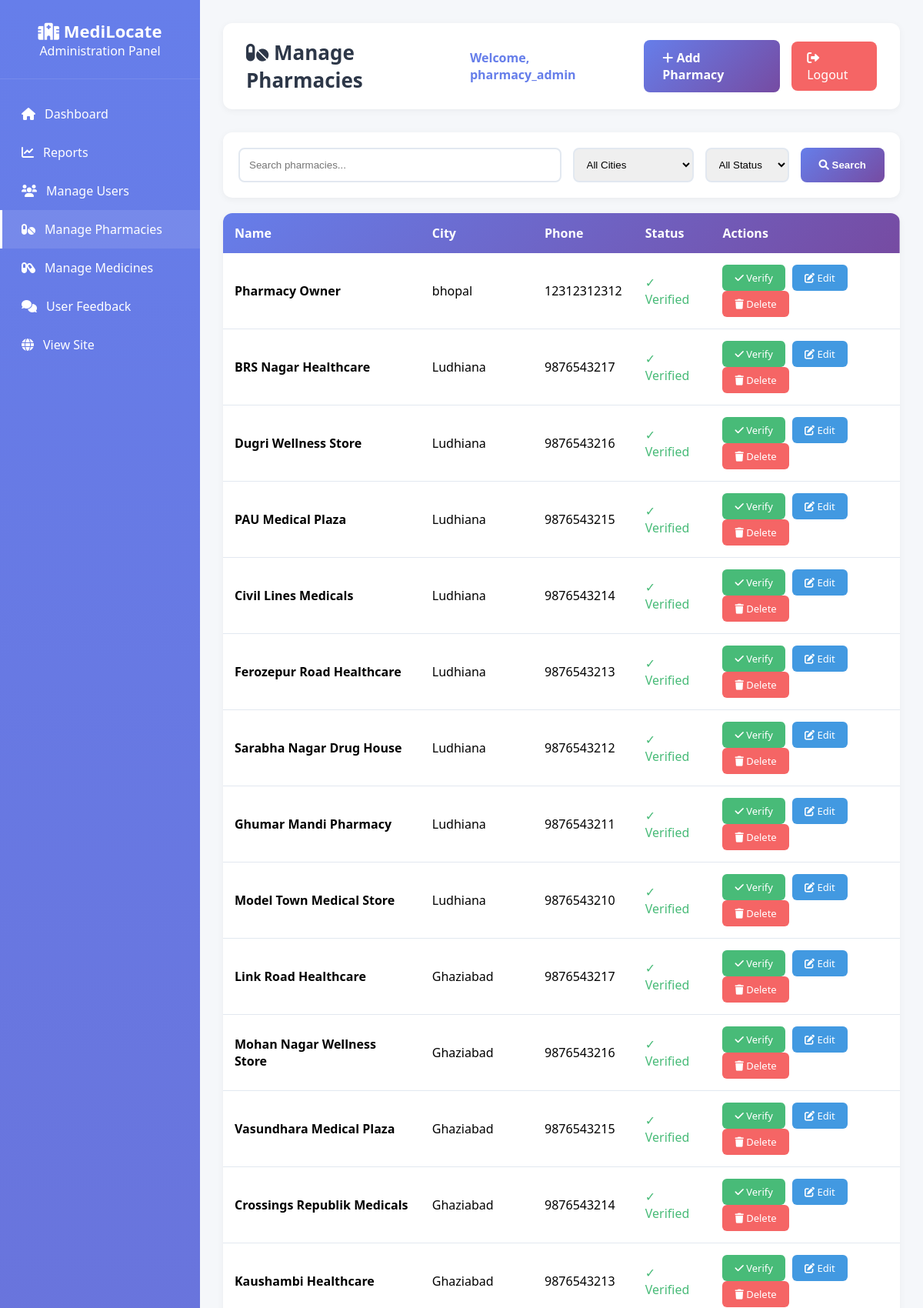
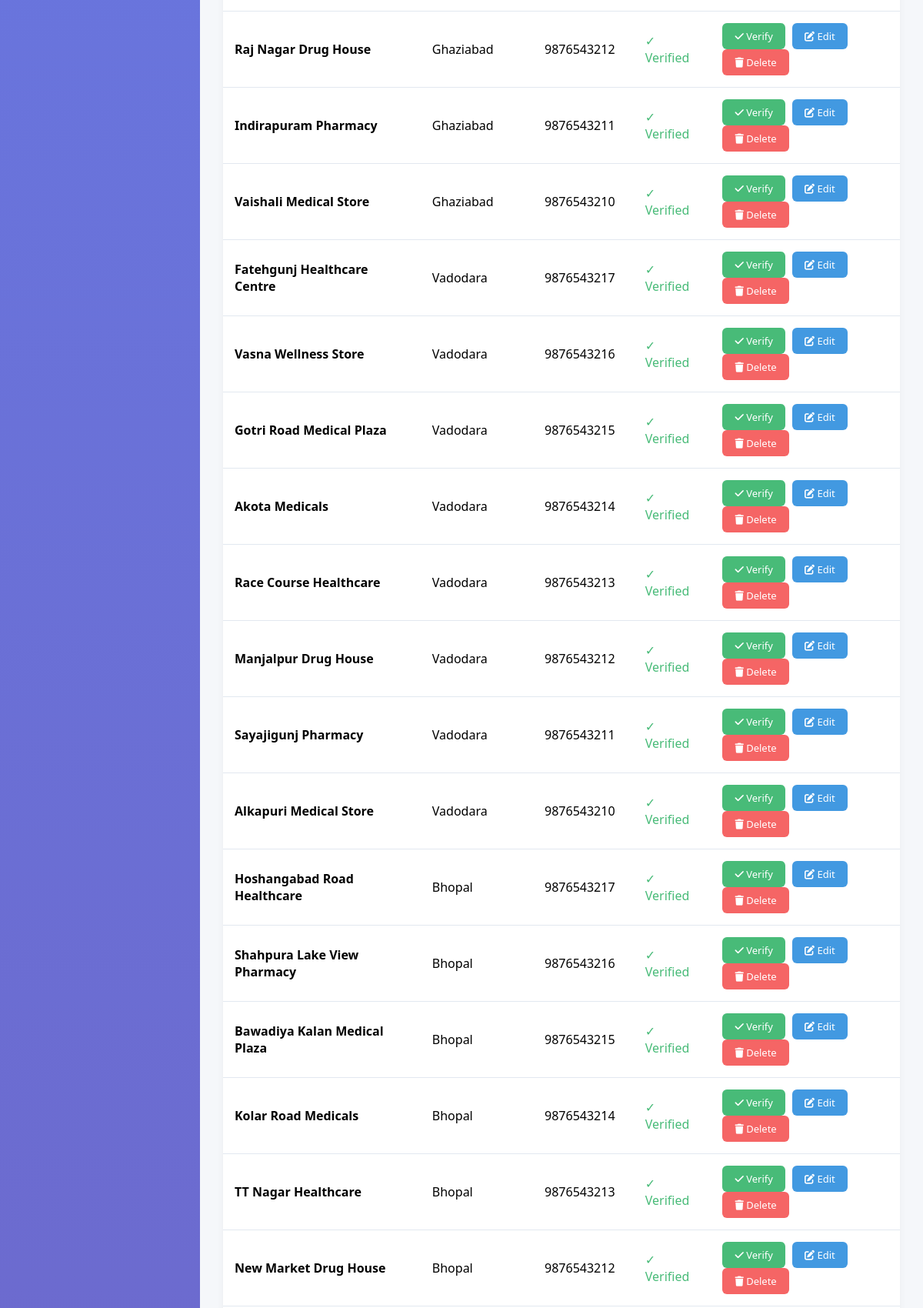
Page /admin-ml/pharmacies/ (signed in, upper part) on the committed database (2 pictures, top to bottom).
### webapp/models.py (models this page shows, shortened)
class Pharmacy(models.Model):
    name = models.CharField(max_length=255, db_index=True)
    address = models.TextField()
    city = models.CharField(max_length=100, blank=True)
    phone = models.CharField(max_length=17)
    latitude = models.FloatField(db_index=True)
    longitude = models.FloatField(db_index=True)
    owner = models.ForeignKey(User, on_delete=models.CASCADE, related_name='pharmacies')
    verified = models.BooleanField(default=False, db_index=True)
    google_place_id = models.CharField(max_length=255, blank=True)
    rating = models.FloatField(default=0.0, validators=[MinValueValidator(0.0)])
    created_at = models.DateTimeField(auto_now_add=True)
    updated_at = models.DateTimeField(auto_now=True)
    class Meta:
        ordering = ['-verified', 'name']
        indexes = [
            models.Index(fields=['latitude', 'longitude']),
            models.Index(fields=['verified', 'latitude', 'longitude']),
        ]

### webapp/admin_views.py (the view, shortened to what this page needs)
# urls.py: path('admin-ml/pharmacies/', admin_views.admin_pharmacies, name='admin_pharmacies'),
@login_required
@user_passes_test(is_admin)
def admin_pharmacies(request):
    pharmacies = Pharmacy.objects.all().order_by('-created_at')
    cities = Pharmacy.objects.values_list('city', flat=True).distinct().order_by('city')
    search = request.GET.get('search', '')
    city_filter = request.GET.get('city', '')
    if city_filter:
        pharmacies = pharmacies.filter(city=city_filter)
    verified_filter = request.GET.get('verified', '')
    if verified_filter:
        if verified_filter == 'true':
            pharmacies = pharmacies.filter(verified=True)
        elif verified_filter == 'false':
            pharmacies = pharmacies.filter(verified=False)
    paginator = Paginator(pharmacies, 100)
    page = request.GET.get('page', 1)
    pharmacies_page = paginator.get_page(page)
    context = {
        'pharmacies': pharmacies_page,
        'search': search,
        'verified_filter': verified_filter,
        'city_filter': city_filter,
        'cities': cities,
        'admin_user': request.user,
    }
    return render(request, 'admin/pharmacies.html', context)

### webapp/admin_views.py (called while the page is built)
def is_admin(user):
    if not user.is_authenticated:
        return False
    return user.is_staff or (hasattr(user, 'profile') and user.profile.role == 'ADMIN')

### webapp/templates/admin/pharmacies.html (shortened to what this page needs)
{% load static %}
<!DOCTYPE html>
<html lang="en">
<head>
    <link rel="stylesheet" href="https://cdnjs.cloudflare.com/ajax/libs/font-awesome/6.0.0/css/all.min.css">
</head>
<body>
    <div class="sidebar">
        <div class="sidebar-header"><h2><i class="fas fa-hospital"></i> MediLocate</h2><p>Administration Panel</p></div>
        <nav class="sidebar-menu">
            <a href="{% url 'admin_dashboard_main' %}" class="menu-item"><i class="fas fa-home"></i><span>Dashboard</span></a>
            <a href="{% url 'admin_reports' %}" class="menu-item"><i class="fas fa-chart-line"></i><span>Reports</span></a>
            <a href="{% url 'admin_users' %}" class="menu-item"><i class="fas fa-users"></i><span>Manage Users</span></a>
            <a href="{% url 'admin_pharmacies' %}" class="menu-item active"><i class="fas fa-pills"></i><span>Manage Pharmacies</span></a>
            <a href="{% url 'admin_medicines' %}" class="menu-item"><i class="fas fa-capsules"></i><span>Manage Medicines</span></a>
            <a href="{% url 'admin_feedback' %}" class="menu-item"><i class="fas fa-comments"></i><span>User Feedback</span></a>
            <a href="{% url 'home' %}" class="menu-item"><i class="fas fa-globe"></i><span>View Site</span></a>
        </nav>
    </div>
    <div class="main-content">
        <div class="top-bar">
            <h1><i class="fas fa-pills"></i> Manage Pharmacies</h1>
            <div style="display: flex; gap: 15px; align-items: center;">
                <span style="color: #667eea; font-weight: 600;">Welcome, {{ admin_user.username }}</span>
                <a href="{% url 'admin_pharmacy_add' %}" class="btn-add"><i class="fas fa-plus"></i> Add Pharmacy</a>
                <a href="{% url 'admin_logout' %}" class="logout-btn"><i class="fas fa-sign-out-alt"></i> Logout</a>
            </div>
        </div>
        <div class="search-bar">
            <form method="GET" style="display: flex; gap: 15px; width: 100%;">
                <input type="text" name="search" placeholder="Search pharmacies..." value="{{ search }}" style="flex: 1;">
                <select name="city" style="min-width: 150px;">
                    <option value="">All Cities</option>
                </select>
                <select name="verified">
                    <option value="">All Status</option>
                </select>
                <button type="submit" class="btn-search"><i class="fas fa-search"></i> Search</button>
            </form>
        </div>
        <div class="table-container">
            <table>
                <thead><tr><th>Name</th><th>City</th><th>Phone</th><th>Status</th><th>Actions</th></tr></thead>
                <tbody>
                    {% for pharmacy in pharmacies %}
                    <tr>
                        <td><strong>{{ pharmacy.name }}</strong></td>
                        <td>{{ pharmacy.city }}</td>
                        <td>{{ pharmacy.phone }}</td>
                        <td>{% if pharmacy.verified %}<span style="color: #48bb78;">✓ Verified</span>{% else %}<span style="color: #ed8936;">⏱ Pending</span>{% endif %}</td>
                        <td>
                            <a href="{% url 'admin_pharmacy_verify' pharmacy.id %}" class="btn btn-verify"><i class="fas fa-check"></i> Verify</a>
                            <a href="{% url 'admin_pharmacy_edit' pharmacy.id %}" class="btn btn-edit"><i class="fas fa-edit"></i> Edit</a>
                            <a href="{% url 'admin_pharmacy_delete' pharmacy.id %}" class="btn btn-delete"><i class="fas fa-trash"></i> Delete</a>
                        </td>
                    </tr>
                    {% empty %}
                    <tr><td colspan="5" style="text-align: center; padding: 40px;">No pharmacies found</td></tr>
                    {% endfor %}
                </tbody>
            </table>
        </div>
    </div>
</body>
</html>

### webapp/templates/admin/pharmacies.html (style rules this page uses)
* { margin: 0; padding: 0; box-sizing: border-box; }
body { font-family: 'Segoe UI', sans-serif; background: #f5f7fa; }
.sidebar { position: fixed; left: 0; top: 0; bottom: 0; width: 260px; background: linear-gradient(180deg, #667eea 0%, #764ba2 100%); color: white; overflow-y: auto; }
.sidebar-header { padding: 25px 20px; text-align: center; border-bottom: 1px solid rgba(255,255,255,0.1); }
.sidebar-header h2 { font-size: 22px; }
.sidebar-menu { padding: 20px 0; }
.menu-item { padding: 14px 25px; display: flex; align-items: center; gap: 12px; color: white; text-decoration: none; transition: all 0.3s; border-left: 3px solid transparent; }
.menu-item:hover, .menu-item.active { background: rgba(255,255,255,0.1); border-left-color: white; }
.main-content { margin-left: 260px; padding: 30px; }
.top-bar { background: white; padding: 20px 30px; border-radius: 12px; box-shadow: 0 2px 10px rgba(0,0,0,0.05); display: flex; justify-content: space-between; margin-bottom: 30px; }
.top-bar h1 { font-size: 26px; color: #2d3748; }
.logout-btn { padding: 10px 20px; background: #f56565; color: white; border: none; border-radius: 8px; text-decoration: none; }
.search-bar { background: white; padding: 20px; border-radius: 12px; box-shadow: 0 2px 10px rgba(0,0,0,0.05); margin-bottom: 20px; display: flex; gap: 15px; }
.search-bar input, .search-bar select { padding: 12px; border: 2px solid #e2e8f0; border-radius: 8px; }
.btn-search, .btn-add { padding: 12px 24px; background: linear-gradient(135deg, #667eea, #764ba2); color: white; border: none; border-radius: 8px; cursor: pointer; font-weight: 600; text-decoration: none; display: inline-block; }
.table-container { background: white; border-radius: 12px; box-shadow: 0 2px 10px rgba(0,0,0,0.05); overflow: hidden; }
table { width: 100%; border-collapse: collapse; }
thead { background: linear-gradient(135deg, #667eea, #764ba2); color: white; }
th, td { padding: 15px; text-align: left; }
td { border-bottom: 1px solid #e2e8f0; }
.btn { padding: 8px 16px; border: none; border-radius: 6px; text-decoration: none; display: inline-block; font-size: 13px; margin-right: 5px; }
.btn-verify { background: #48bb78; color: white; }
.btn-edit { background: #4299e1; color: white; }
.btn-delete { background: #f56565; color: white; }

### rows in the picture
Pharmacy: name "Pharmacy Owner", city "bhopal", phone "12312312312", verified "✓ Verified"
Pharmacy: name "BRS Nagar Healthcare", city "Ludhiana", phone "9876543217", verified "✓ Verified"
Pharmacy: name "Dugri Wellness Store", city "Ludhiana", phone "9876543216", verified "✓ Verified"
Pharmacy: name "PAU Medical Plaza", city "Ludhiana", phone "9876543215", verified "✓ Verified"
Pharmacy: name "Civil Lines Medicals", city "Ludhiana", phone "9876543214", verified "✓ Verified"
Pharmacy: name "Ferozepur Road Healthcare", city "Ludhiana", phone "9876543213", verified "✓ Verified"
Pharmacy: name "Sarabha Nagar Drug House", city "Ludhiana", phone "9876543212", verified "✓ Verified"
Pharmacy: name "Ghumar Mandi Pharmacy", city "Ludhiana", phone "9876543211", verified "✓ Verified"
Pharmacy: name "Model Town Medical Store", city "Ludhiana", phone "9876543210", verified "✓ Verified"
Pharmacy: name "Link Road Healthcare", city "Ghaziabad", phone "9876543217", verified "✓ Verified"
Pharmacy: name "Mohan Nagar Wellness Store", city "Ghaziabad", phone "9876543216", verified "✓ Verified"
Pharmacy: name "Vasundhara Medical Plaza", city "Ghaziabad", phone "9876543215", verified "✓ Verified"
Pharmacy: name "Crossings Republik Medicals", city "Ghaziabad", phone "9876543214", verified "✓ Verified"
Pharmacy: name "Kaushambi Healthcare", city "Ghaziabad", phone "9876543213", verified "✓ Verified"
Pharmacy: name "Raj Nagar Drug House", city "Ghaziabad", phone "9876543212", verified "✓ Verified"
Pharmacy: name "Indirapuram Pharmacy", city "Ghaziabad", phone "9876543211", verified "✓ Verified"
Pharmacy: name "Vaishali Medical Store", city "Ghaziabad", phone "9876543210", verified "✓ Verified"
Pharmacy: name "Fatehgunj Healthcare Centre", city "Vadodara", phone "9876543217", verified "✓ Verified"
Pharmacy: name "Vasna Wellness Store", city "Vadodara", phone "9876543216", verified "✓ Verified"
Pharmacy: name "Gotri Road Medical Plaza", city "Vadodara", phone "9876543215", verified "✓ Verified"
Pharmacy: name "Akota Medicals", city "Vadodara", phone "9876543214", verified "✓ Verified"
Pharmacy: name "Race Course Healthcare", city "Vadodara", phone "9876543213", verified "✓ Verified"
Pharmacy: name "Manjalpur Drug House", city "Vadodara", phone "9876543212", verified "✓ Verified"
Pharmacy: name "Sayajigunj Pharmacy", city "Vadodara", phone "9876543211", verified "✓ Verified"
Pharmacy: name "Alkapuri Medical Store", city "Vadodara", phone "9876543210", verified "✓ Verified"
Pharmacy: name "Hoshangabad Road Healthcare", city "Bhopal", phone "9876543217", verified "✓ Verified"
Pharmacy: name "Shahpura Lake View Pharmacy", city "Bhopal", phone "9876543216", verified "✓ Verified"
Pharmacy: name "Bawadiya Kalan Medical Plaza", city "Bhopal", phone "9876543215", verified "✓ Verified"
Pharmacy: name "Kolar Road Medicals", city "Bhopal", phone "9876543214", verified "✓ Verified"
Pharmacy: name "TT Nagar Healthcare", city "Bhopal", phone "9876543213", verified "✓ Verified"
Pharmacy: name "New Market Drug House", city "Bhopal", phone "9876543212", verified "✓ Verified"

### other values in the picture
{{ admin_user.username }} "pharmacy_admin"
